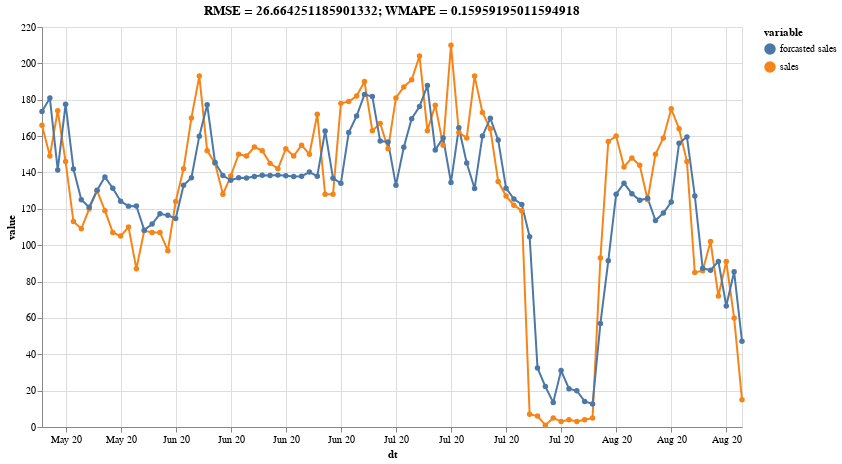

The code cell stored with this chart in its notebook:
### Code cell
alt.Chart(pd.melt(predictions_df, "dt")).mark_line(point=True) \
.encode(
    x = alt.X("dt:T", axis=alt.Axis(format="%b %y")),
    y = alt.Y("value:Q"),
    color = alt.Color("variable:N")
).properties(width=700, height=400, title=f"RMSE = {rmse_score}; WMAPE = {wmape_score}")

### Figure 1 — Vega-Lite specification as saved in the notebook (floating-point values rounded to 4 significant figures; data arrays with more than 128 entries replaced by an {"elided": "..."} marker saying what was removed)
{"$schema": "https://vega.github.io/schema/vega-lite/v4.8.1.json", "config": {"view": {"continuousHeight": 300, "continuousWidth": 400}}, "data": {"name": "data-21d82df2b81676f20979d598bf258160"}, "datasets": {"data-21d82df2b81676f20979d598bf258160": {"elided": "180 records"}}, "encoding": {"color": {"field": "variable", "type": "nominal"}, "x": {"axis": {"format": "%b %y"}, "field": "dt", "type": "temporal"}, "y": {"field": "value", "type": "quantitative"}}, "height": 400, "mark": {"point": true, "type": "line"}, "title": "RMSE = 26.664251185901332; WMAPE = 0.15959195011594918", "width": 700}
